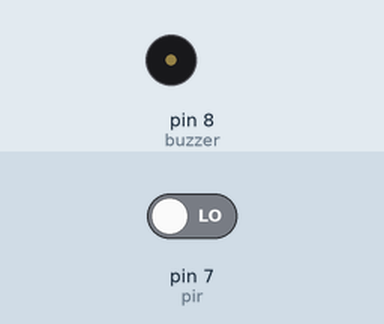
Simulated run of this sketch. Board: Arduino Uno, built with avr-gcc and run on an emulated ATmega328P. Shown: buzzer (waves = sounding, pin HIGH). The inputs (shaded band) are chosen by the test bench; at power-on: pin 7 (pir) LOW.

Above: at 1.2 s.
1.3 s: pin 7 (pir) driven HIGH
At 2.5 s:
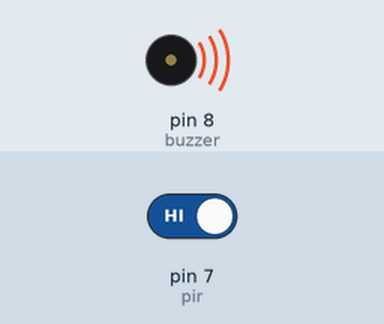
2.8 s: pin 7 (pir) driven LOW
At 3.9 s:
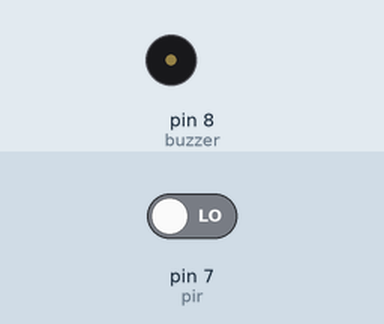
Timing chart, 0 to 5.8 s (numbered marks = the images above; inputs shaded):
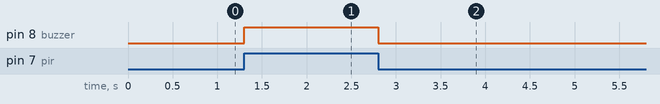

Measured:
- after the input at 1.3 s, pin 8 (buzzer): LOW → HIGH at once
- after the input at 2.8 s, pin 8 (buzzer): HIGH → LOW at once

The sketch:

Part-06.ino
```cpp
int pir = 7;
int buzzer = 8;
int state;

void setup() {
  // put your setup code here, to run once:

  pinMode(buzzer,OUTPUT);
  pinMode(pir,INPUT);

}

void loop() {
  // put your main code here, to run repeatedly:

  state = digitalRead(pir);
  digitalWrite(buzzer, state);

}
```
